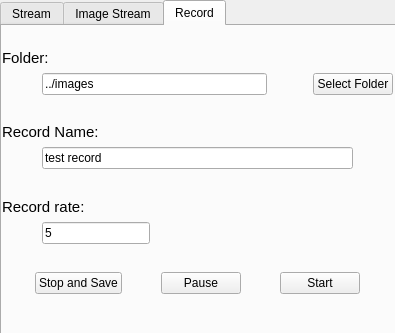
<?xml version="1.0" encoding="UTF-8"?>
<ui version="4.0">
 <class>StreamWindow</class>
 <widget class="QMainWindow" name="StreamWindow">
  <property name="geometry">
   <rect>
    <x>0</x>
    <y>0</y>
    <width>395</width>
    <height>333</height>
   </rect>
  </property>
  <property name="sizePolicy">
   <sizepolicy hsizetype="Fixed" vsizetype="Fixed">
    <horstretch>0</horstretch>
    <verstretch>0</verstretch>
   </sizepolicy>
  </property>
  <property name="windowTitle">
   <string>Bridge</string>
  </property>
  <property name="layoutDirection">
   <enum>Qt::LeftToRight</enum>
  </property>
  <property name="autoFillBackground">
   <bool>false</bool>
  </property>
  <widget class="QWidget" name="centralwidget">
   <widget class="QTabWidget" name="tabWidget">
    <property name="geometry">
     <rect>
      <x>0</x>
      <y>0</y>
      <width>401</width>
      <height>341</height>
     </rect>
    </property>
    <property name="currentIndex">
     <number>2</number>
    </property>
    <widget class="QWidget" name="tab">
     <attribute name="title">
      <string>Stream</string>
     </attribute>
     <widget class="QWidget" name="gridLayoutWidget">
      <property name="geometry">
       <rect>
        <x>-10</x>
        <y>190</y>
        <width>111</width>
        <height>91</height>
       </rect>
      </property>
      <layout class="QGridLayout" name="gridLayout">
       <item row="3" column="0">
        <widget class="QPushButton" name="_updateButton">
         <property name="text">
          <string>Update Bridge</string>
         </property>
        </widget>
       </item>
       <item row="0" column="0">
        <widget class="QLabel" name="_sendRateLabel">
         <property name="maximumSize">
          <size>
           <width>150</width>
           <height>50</height>
          </size>
         </property>
         <property name="font">
          <font>
           <pointsize>10</pointsize>
          </font>
         </property>
         <property name="text">
          <string>Send Rate:</string>
         </property>
        </widget>
       </item>
       <item row="1" column="0">
        <widget class="QSpinBox" name="_sendRateSpin">
         <property name="minimumSize">
          <size>
           <width>35</width>
           <height>0</height>
          </size>
         </property>
         <property name="maximumSize">
          <size>
           <width>50</width>
           <height>16777215</height>
          </size>
         </property>
         <property name="minimum">
          <number>1</number>
         </property>
         <property name="maximum">
          <number>120</number>
         </property>
         <property name="value">
          <number>60</number>
         </property>
        </widget>
       </item>
       <item row="4" column="0">
        <spacer name="verticalSpacer">
         <property name="orientation">
          <enum>Qt::Vertical</enum>
         </property>
         <property name="sizeHint" stdset="0">
          <size>
           <width>20</width>
           <height>40</height>
          </size>
         </property>
        </spacer>
       </item>
      </layout>
     </widget>
     <widget class="QWidget" name="verticalLayoutWidget_2">
      <property name="geometry">
       <rect>
        <x>190</x>
        <y>10</y>
        <width>201</width>
        <height>177</height>
       </rect>
      </property>
      <layout class="QVBoxLayout" name="_trackerLayout_2">
       <property name="leftMargin">
        <number>10</number>
       </property>
       <property name="topMargin">
        <number>10</number>
       </property>
       <property name="rightMargin">
        <number>10</number>
       </property>
       <property name="bottomMargin">
        <number>10</number>
       </property>
       <item>
        <widget class="QLabel" name="_senderLabel">
         <property name="font">
          <font>
           <pointsize>12</pointsize>
          </font>
         </property>
         <property name="text">
          <string>Sender</string>
         </property>
         <property name="alignment">
          <set>Qt::AlignCenter</set>
         </property>
        </widget>
       </item>
       <item>
        <widget class="QComboBox" name="_senderComboBox">
         <property name="minimumSize">
          <size>
           <width>100</width>
           <height>0</height>
          </size>
         </property>
         <property name="maximumSize">
          <size>
           <width>16777215</width>
           <height>16777215</height>
          </size>
         </property>
         <property name="layoutDirection">
          <enum>Qt::LeftToRight</enum>
         </property>
        </widget>
       </item>
       <item>
        <widget class="QLabel" name="_senderHint1">
         <property name="text">
          <string>IP Address:</string>
         </property>
        </widget>
       </item>
       <item>
        <widget class="QLineEdit" name="_senderLine1"/>
       </item>
       <item>
        <widget class="QLabel" name="_senderHint2">
         <property name="text">
          <string>Port n°:</string>
         </property>
        </widget>
       </item>
       <item>
        <widget class="QLineEdit" name="_senderLine2"/>
       </item>
       <item>
        <spacer name="verticalSpacer_2">
         <property name="orientation">
          <enum>Qt::Vertical</enum>
         </property>
         <property name="sizeHint" stdset="0">
          <size>
           <width>20</width>
           <height>40</height>
          </size>
         </property>
        </spacer>
       </item>
      </layout>
     </widget>
     <widget class="QWidget" name="verticalLayoutWidget">
      <property name="geometry">
       <rect>
        <x>-10</x>
        <y>10</y>
        <width>201</width>
        <height>121</height>
       </rect>
      </property>
      <layout class="QVBoxLayout" name="_trackerLayout">
       <property name="leftMargin">
        <number>10</number>
       </property>
       <property name="topMargin">
        <number>10</number>
       </property>
       <property name="rightMargin">
        <number>10</number>
       </property>
       <property name="bottomMargin">
        <number>10</number>
       </property>
       <item>
        <widget class="QLabel" name="_trackerLabel">
         <property name="font">
          <font>
           <pointsize>12</pointsize>
           <weight>50</weight>
           <italic>false</italic>
           <bold>false</bold>
           <underline>false</underline>
           <kerning>true</kerning>
          </font>
         </property>
         <property name="text">
          <string>Position Tracker</string>
         </property>
         <property name="alignment">
          <set>Qt::AlignCenter</set>
         </property>
        </widget>
       </item>
       <item>
        <widget class="QComboBox" name="_trackerComboBox">
         <property name="minimumSize">
          <size>
           <width>100</width>
           <height>0</height>
          </size>
         </property>
         <property name="maximumSize">
          <size>
           <width>16777215</width>
           <height>16777215</height>
          </size>
         </property>
         <property name="layoutDirection">
          <enum>Qt::LeftToRight</enum>
         </property>
        </widget>
       </item>
       <item>
        <widget class="QLabel" name="_trackerHint1">
         <property name="text">
          <string>File Name:</string>
         </property>
        </widget>
       </item>
       <item>
        <widget class="QLineEdit" name="_trackerLine1"/>
       </item>
       <item>
        <spacer name="verticalSpacer_3">
         <property name="orientation">
          <enum>Qt::Vertical</enum>
         </property>
         <property name="sizeHint" stdset="0">
          <size>
           <width>20</width>
           <height>40</height>
          </size>
         </property>
        </spacer>
       </item>
      </layout>
     </widget>
     <widget class="QWidget" name="horizontalLayoutWidget">
      <property name="geometry">
       <rect>
        <x>-10</x>
        <y>280</y>
        <width>401</width>
        <height>31</height>
       </rect>
      </property>
      <layout class="QHBoxLayout" name="horizontalLayout">
       <item>
        <spacer name="horizontalSpacer">
         <property name="orientation">
          <enum>Qt::Horizontal</enum>
         </property>
         <property name="sizeHint" stdset="0">
          <size>
           <width>40</width>
           <height>20</height>
          </size>
         </property>
        </spacer>
       </item>
       <item>
        <widget class="QPushButton" name="_stopButton">
         <property name="text">
          <string>Stop</string>
         </property>
        </widget>
       </item>
       <item>
        <spacer name="horizontalSpacer_2">
         <property name="orientation">
          <enum>Qt::Horizontal</enum>
         </property>
         <property name="sizeHint" stdset="0">
          <size>
           <width>40</width>
           <height>20</height>
          </size>
         </property>
        </spacer>
       </item>
       <item>
        <widget class="QPushButton" name="_startButton">
         <property name="text">
          <string>Start</string>
         </property>
         <property name="flat">
          <bool>false</bool>
         </property>
        </widget>
       </item>
       <item>
        <spacer name="horizontalSpacer_3">
         <property name="orientation">
          <enum>Qt::Horizontal</enum>
         </property>
         <property name="sizeHint" stdset="0">
          <size>
           <width>40</width>
           <height>20</height>
          </size>
         </property>
        </spacer>
       </item>
      </layout>
     </widget>
     <widget class="QWidget" name="gridLayoutWidget_2">
      <property name="geometry">
       <rect>
        <x>100</x>
        <y>190</y>
        <width>291</width>
        <height>91</height>
       </rect>
      </property>
      <layout class="QGridLayout" name="gridLayout_2">
       <item row="0" column="2">
        <widget class="QLabel" name="_infoLabel3">
         <property name="font">
          <font>
           <pointsize>10</pointsize>
          </font>
         </property>
         <property name="text">
          <string>Sender:</string>
         </property>
        </widget>
       </item>
       <item row="0" column="0">
        <widget class="QLabel" name="_infoLabel1">
         <property name="font">
          <font>
           <pointsize>10</pointsize>
          </font>
         </property>
         <property name="text">
          <string>Status:</string>
         </property>
         <property name="wordWrap">
          <bool>true</bool>
         </property>
        </widget>
       </item>
       <item row="2" column="0">
        <spacer name="verticalSpacer_4">
         <property name="orientation">
          <enum>Qt::Vertical</enum>
         </property>
         <property name="sizeHint" stdset="0">
          <size>
           <width>20</width>
           <height>40</height>
          </size>
         </property>
        </spacer>
       </item>
       <item row="1" column="2">
        <widget class="QLabel" name="_senderInfoLabel">
         <property name="text">
          <string>TextLabel</string>
         </property>
         <property name="alignment">
          <set>Qt::AlignLeading|Qt::AlignLeft|Qt::AlignTop</set>
         </property>
        </widget>
       </item>
       <item row="0" column="3">
        <widget class="QLabel" name="_infoLabel4">
         <property name="font">
          <font>
           <pointsize>10</pointsize>
          </font>
         </property>
         <property name="text">
          <string>Send Rate:</string>
         </property>
        </widget>
       </item>
       <item row="2" column="3">
        <spacer name="verticalSpacer_7">
         <property name="orientation">
          <enum>Qt::Vertical</enum>
         </property>
         <property name="sizeHint" stdset="0">
          <size>
           <width>20</width>
           <height>40</height>
          </size>
         </property>
        </spacer>
       </item>
       <item row="1" column="1">
        <widget class="QLabel" name="_trackerInfoLabel">
         <property name="text">
          <string>TextLabel</string>
         </property>
         <property name="alignment">
          <set>Qt::AlignLeading|Qt::AlignLeft|Qt::AlignTop</set>
         </property>
        </widget>
       </item>
       <item row="2" column="1">
        <spacer name="verticalSpacer_5">
         <property name="orientation">
          <enum>Qt::Vertical</enum>
         </property>
         <property name="sizeHint" stdset="0">
          <size>
           <width>20</width>
           <height>40</height>
          </size>
         </property>
        </spacer>
       </item>
       <item row="0" column="1">
        <widget class="QLabel" name="_infoLabel2">
         <property name="font">
          <font>
           <pointsize>10</pointsize>
          </font>
         </property>
         <property name="text">
          <string>Tracker:</string>
         </property>
        </widget>
       </item>
       <item row="2" column="2">
        <spacer name="verticalSpacer_6">
         <property name="orientation">
          <enum>Qt::Vertical</enum>
         </property>
         <property name="sizeHint" stdset="0">
          <size>
           <width>20</width>
           <height>40</height>
          </size>
         </property>
        </spacer>
       </item>
       <item row="1" column="0">
        <widget class="QLabel" name="_statusInfoLabel">
         <property name="text">
          <string>TextLabel</string>
         </property>
         <property name="alignment">
          <set>Qt::AlignLeading|Qt::AlignLeft|Qt::AlignTop</set>
         </property>
        </widget>
       </item>
       <item row="1" column="3">
        <widget class="QLabel" name="_sendRateInfoLabel">
         <property name="text">
          <string>TextLabel</string>
         </property>
         <property name="alignment">
          <set>Qt::AlignLeading|Qt::AlignLeft|Qt::AlignTop</set>
         </property>
        </widget>
       </item>
       <item row="3" column="0" colspan="4">
        <widget class="QLabel" name="_infoLabel">
         <property name="text">
          <string/>
         </property>
        </widget>
       </item>
      </layout>
     </widget>
    </widget>
    <widget class="QWidget" name="tab_2">
     <attribute name="title">
      <string>Image Stream</string>
     </attribute>
     <layout class="QVBoxLayout" name="verticalLayout">
      <property name="leftMargin">
       <number>10</number>
      </property>
      <property name="topMargin">
       <number>10</number>
      </property>
      <property name="rightMargin">
       <number>10</number>
      </property>
      <property name="bottomMargin">
       <number>10</number>
      </property>
      <item>
       <widget class="QLabel" name="label_3">
        <property name="font">
         <font>
          <pointsize>11</pointsize>
         </font>
        </property>
        <property name="text">
         <string>Source:</string>
        </property>
       </widget>
      </item>
      <item>
       <layout class="QHBoxLayout" name="horizontalLayout_5">
        <property name="leftMargin">
         <number>10</number>
        </property>
        <property name="topMargin">
         <number>10</number>
        </property>
        <property name="rightMargin">
         <number>10</number>
        </property>
        <property name="bottomMargin">
         <number>10</number>
        </property>
        <item>
         <widget class="QComboBox" name="_sourceCombo">
          <property name="sizePolicy">
           <sizepolicy hsizetype="Minimum" vsizetype="Fixed">
            <horstretch>0</horstretch>
            <verstretch>0</verstretch>
           </sizepolicy>
          </property>
          <property name="minimumSize">
           <size>
            <width>195</width>
            <height>0</height>
           </size>
          </property>
          <property name="currentText">
           <string/>
          </property>
         </widget>
        </item>
        <item>
         <spacer name="horizontalSpacer_8">
          <property name="orientation">
           <enum>Qt::Horizontal</enum>
          </property>
          <property name="sizeHint" stdset="0">
           <size>
            <width>40</width>
            <height>20</height>
           </size>
          </property>
         </spacer>
        </item>
       </layout>
      </item>
      <item>
       <widget class="QLabel" name="_folderLabel">
        <property name="font">
         <font>
          <pointsize>11</pointsize>
         </font>
        </property>
        <property name="text">
         <string>Folder: </string>
        </property>
       </widget>
      </item>
      <item>
       <layout class="QHBoxLayout" name="horizontalLayout">
        <property name="leftMargin">
         <number>10</number>
        </property>
        <property name="topMargin">
         <number>10</number>
        </property>
        <property name="rightMargin">
         <number>10</number>
        </property>
        <property name="bottomMargin">
         <number>10</number>
        </property>
        <item>
         <widget class="QLineEdit" name="_folderName"/>
        </item>
        <item>
         <spacer name="horizontalSpacer_3">
          <property name="orientation">
           <enum>Qt::Horizontal</enum>
          </property>
          <property name="sizeType">
           <enum>QSizePolicy::Minimum</enum>
          </property>
          <property name="sizeHint" stdset="0">
           <size>
            <width>40</width>
            <height>20</height>
           </size>
          </property>
         </spacer>
        </item>
        <item>
         <widget class="QPushButton" name="_selectFolder">
          <property name="sizePolicy">
           <sizepolicy hsizetype="Minimum" vsizetype="Fixed">
            <horstretch>0</horstretch>
            <verstretch>0</verstretch>
           </sizepolicy>
          </property>
          <property name="text">
           <string>Select Folder</string>
          </property>
         </widget>
        </item>
       </layout>
      </item>
      <item>
       <layout class="QHBoxLayout" name="horizontalLayout_6">
        <item>
         <widget class="QPushButton" name="_updateStream">
          <property name="text">
           <string>Update</string>
          </property>
         </widget>
        </item>
        <item>
         <spacer name="horizontalSpacer_10">
          <property name="orientation">
           <enum>Qt::Horizontal</enum>
          </property>
          <property name="sizeHint" stdset="0">
           <size>
            <width>40</width>
            <height>20</height>
           </size>
          </property>
         </spacer>
        </item>
       </layout>
      </item>
      <item>
       <layout class="QHBoxLayout" name="horizontalLayout_4">
        <item>
         <widget class="QLabel" name="label">
          <property name="font">
           <font>
            <pointsize>11</pointsize>
           </font>
          </property>
          <property name="text">
           <string>Ip Address:</string>
          </property>
         </widget>
        </item>
        <item>
         <spacer name="horizontalSpacer_6">
          <property name="orientation">
           <enum>Qt::Horizontal</enum>
          </property>
          <property name="sizeHint" stdset="0">
           <size>
            <width>40</width>
            <height>20</height>
           </size>
          </property>
         </spacer>
        </item>
        <item>
         <widget class="QLabel" name="label_4">
          <property name="font">
           <font>
            <pointsize>11</pointsize>
           </font>
          </property>
          <property name="text">
           <string>Send Rate:</string>
          </property>
         </widget>
        </item>
        <item>
         <spacer name="horizontalSpacer_9">
          <property name="orientation">
           <enum>Qt::Horizontal</enum>
          </property>
          <property name="sizeHint" stdset="0">
           <size>
            <width>40</width>
            <height>20</height>
           </size>
          </property>
         </spacer>
        </item>
       </layout>
      </item>
      <item>
       <layout class="QHBoxLayout" name="horizontalLayout_3">
        <property name="leftMargin">
         <number>10</number>
        </property>
        <property name="rightMargin">
         <number>10</number>
        </property>
        <item>
         <widget class="QLineEdit" name="_ipAddress">
          <property name="sizePolicy">
           <sizepolicy hsizetype="Fixed" vsizetype="Fixed">
            <horstretch>0</horstretch>
            <verstretch>0</verstretch>
           </sizepolicy>
          </property>
          <property name="minimumSize">
           <size>
            <width>195</width>
            <height>0</height>
           </size>
          </property>
         </widget>
        </item>
        <item>
         <spacer name="horizontalSpacer_5">
          <property name="orientation">
           <enum>Qt::Horizontal</enum>
          </property>
          <property name="sizeHint" stdset="0">
           <size>
            <width>40</width>
            <height>20</height>
           </size>
          </property>
         </spacer>
        </item>
        <item>
         <widget class="QLineEdit" name="_sendRateEdit"/>
        </item>
        <item>
         <spacer name="horizontalSpacer_4">
          <property name="orientation">
           <enum>Qt::Horizontal</enum>
          </property>
          <property name="sizeHint" stdset="0">
           <size>
            <width>40</width>
            <height>20</height>
           </size>
          </property>
         </spacer>
        </item>
       </layout>
      </item>
      <item>
       <layout class="QHBoxLayout" name="horizontalLayout_2">
        <item>
         <spacer name="horizontalSpacer">
          <property name="orientation">
           <enum>Qt::Horizontal</enum>
          </property>
          <property name="sizeHint" stdset="0">
           <size>
            <width>40</width>
            <height>20</height>
           </size>
          </property>
         </spacer>
        </item>
        <item>
         <widget class="QPushButton" name="_streamStop">
          <property name="text">
           <string>Stop</string>
          </property>
         </widget>
        </item>
        <item>
         <spacer name="horizontalSpacer_2">
          <property name="orientation">
           <enum>Qt::Horizontal</enum>
          </property>
          <property name="sizeHint" stdset="0">
           <size>
            <width>40</width>
            <height>20</height>
           </size>
          </property>
         </spacer>
        </item>
        <item>
         <widget class="QPushButton" name="_streamStart">
          <property name="text">
           <string>Start</string>
          </property>
         </widget>
        </item>
        <item>
         <spacer name="horizontalSpacer_7">
          <property name="orientation">
           <enum>Qt::Horizontal</enum>
          </property>
          <property name="sizeHint" stdset="0">
           <size>
            <width>40</width>
            <height>20</height>
           </size>
          </property>
         </spacer>
        </item>
       </layout>
      </item>
      <item>
       <widget class="QLabel" name="_label">
        <property name="text">
         <string/>
        </property>
        <property name="alignment">
         <set>Qt::AlignCenter</set>
        </property>
       </widget>
      </item>
     </layout>
    </widget>
    <widget class="QWidget" name="tab_3">
     <attribute name="title">
      <string>Record</string>
     </attribute>
     <widget class="QWidget" name="verticalLayoutWidget_3">
      <property name="geometry">
       <rect>
        <x>0</x>
        <y>0</y>
        <width>391</width>
        <height>311</height>
       </rect>
      </property>
      <layout class="QVBoxLayout" name="verticalLayout_2">
       <item>
        <spacer name="verticalSpacer_12">
         <property name="orientation">
          <enum>Qt::Vertical</enum>
         </property>
         <property name="sizeHint" stdset="0">
          <size>
           <width>20</width>
           <height>40</height>
          </size>
         </property>
        </spacer>
       </item>
       <item>
        <widget class="QLabel" name="label_2">
         <property name="font">
          <font>
           <pointsize>11</pointsize>
          </font>
         </property>
         <property name="text">
          <string>Folder:</string>
         </property>
        </widget>
       </item>
       <item>
        <layout class="QHBoxLayout" name="horizontalLayout_9">
         <item>
          <spacer name="horizontalSpacer_15">
           <property name="orientation">
            <enum>Qt::Horizontal</enum>
           </property>
           <property name="sizeType">
            <enum>QSizePolicy::Maximum</enum>
           </property>
           <property name="sizeHint" stdset="0">
            <size>
             <width>40</width>
             <height>20</height>
            </size>
           </property>
          </spacer>
         </item>
         <item>
          <widget class="QLineEdit" name="_recordFolderEdit">
           <property name="text">
            <string>../images</string>
           </property>
          </widget>
         </item>
         <item>
          <spacer name="horizontalSpacer_14">
           <property name="orientation">
            <enum>Qt::Horizontal</enum>
           </property>
           <property name="sizeType">
            <enum>QSizePolicy::Maximum</enum>
           </property>
           <property name="sizeHint" stdset="0">
            <size>
             <width>40</width>
             <height>20</height>
            </size>
           </property>
          </spacer>
         </item>
         <item>
          <widget class="QPushButton" name="_recordSelect">
           <property name="text">
            <string>Select Folder</string>
           </property>
          </widget>
         </item>
        </layout>
       </item>
       <item>
        <spacer name="verticalSpacer_11">
         <property name="orientation">
          <enum>Qt::Vertical</enum>
         </property>
         <property name="sizeHint" stdset="0">
          <size>
           <width>20</width>
           <height>40</height>
          </size>
         </property>
        </spacer>
       </item>
       <item>
        <widget class="QLabel" name="label_5">
         <property name="font">
          <font>
           <pointsize>11</pointsize>
          </font>
         </property>
         <property name="text">
          <string>Record Name:</string>
         </property>
        </widget>
       </item>
       <item>
        <layout class="QHBoxLayout" name="horizontalLayout_10">
         <item>
          <spacer name="horizontalSpacer_16">
           <property name="orientation">
            <enum>Qt::Horizontal</enum>
           </property>
           <property name="sizeType">
            <enum>QSizePolicy::Maximum</enum>
           </property>
           <property name="sizeHint" stdset="0">
            <size>
             <width>40</width>
             <height>20</height>
            </size>
           </property>
          </spacer>
         </item>
         <item>
          <widget class="QLineEdit" name="_recordNameEdit">
           <property name="text">
            <string>test record</string>
           </property>
          </widget>
         </item>
         <item>
          <spacer name="horizontalSpacer_17">
           <property name="orientation">
            <enum>Qt::Horizontal</enum>
           </property>
           <property name="sizeType">
            <enum>QSizePolicy::Maximum</enum>
           </property>
           <property name="sizeHint" stdset="0">
            <size>
             <width>40</width>
             <height>20</height>
            </size>
           </property>
          </spacer>
         </item>
        </layout>
       </item>
       <item>
        <spacer name="verticalSpacer_10">
         <property name="orientation">
          <enum>Qt::Vertical</enum>
         </property>
         <property name="sizeHint" stdset="0">
          <size>
           <width>20</width>
           <height>40</height>
          </size>
         </property>
        </spacer>
       </item>
       <item>
        <widget class="QLabel" name="label_6">
         <property name="font">
          <font>
           <pointsize>11</pointsize>
          </font>
         </property>
         <property name="text">
          <string>Record rate:</string>
         </property>
        </widget>
       </item>
       <item>
        <layout class="QHBoxLayout" name="horizontalLayout_11">
         <item>
          <spacer name="horizontalSpacer_19">
           <property name="orientation">
            <enum>Qt::Horizontal</enum>
           </property>
           <property name="sizeType">
            <enum>QSizePolicy::Maximum</enum>
           </property>
           <property name="sizeHint" stdset="0">
            <size>
             <width>40</width>
             <height>20</height>
            </size>
           </property>
          </spacer>
         </item>
         <item>
          <widget class="QLineEdit" name="_recordRateEdit">
           <property name="sizePolicy">
            <sizepolicy hsizetype="Maximum" vsizetype="Fixed">
             <horstretch>0</horstretch>
             <verstretch>0</verstretch>
            </sizepolicy>
           </property>
           <property name="text">
            <string>5</string>
           </property>
          </widget>
         </item>
         <item>
          <spacer name="horizontalSpacer_18">
           <property name="orientation">
            <enum>Qt::Horizontal</enum>
           </property>
           <property name="sizeHint" stdset="0">
            <size>
             <width>40</width>
             <height>20</height>
            </size>
           </property>
          </spacer>
         </item>
        </layout>
       </item>
       <item>
        <spacer name="verticalSpacer_9">
         <property name="orientation">
          <enum>Qt::Vertical</enum>
         </property>
         <property name="sizeHint" stdset="0">
          <size>
           <width>20</width>
           <height>40</height>
          </size>
         </property>
        </spacer>
       </item>
       <item>
        <layout class="QHBoxLayout" name="horizontalLayout_8">
         <item>
          <spacer name="horizontalSpacer_12">
           <property name="orientation">
            <enum>Qt::Horizontal</enum>
           </property>
           <property name="sizeHint" stdset="0">
            <size>
             <width>40</width>
             <height>20</height>
            </size>
           </property>
          </spacer>
         </item>
         <item>
          <widget class="QPushButton" name="_stopRecord">
           <property name="text">
            <string>Stop and Save</string>
           </property>
          </widget>
         </item>
         <item>
          <spacer name="horizontalSpacer_11">
           <property name="orientation">
            <enum>Qt::Horizontal</enum>
           </property>
           <property name="sizeHint" stdset="0">
            <size>
             <width>40</width>
             <height>20</height>
            </size>
           </property>
          </spacer>
         </item>
         <item>
          <widget class="QPushButton" name="_pauseRecord">
           <property name="text">
            <string>Pause</string>
           </property>
          </widget>
         </item>
         <item>
          <spacer name="horizontalSpacer_20">
           <property name="orientation">
            <enum>Qt::Horizontal</enum>
           </property>
           <property name="sizeHint" stdset="0">
            <size>
             <width>40</width>
             <height>20</height>
            </size>
           </property>
          </spacer>
         </item>
         <item>
          <widget class="QPushButton" name="_startRecord">
           <property name="text">
            <string>Start</string>
           </property>
          </widget>
         </item>
         <item>
          <spacer name="horizontalSpacer_13">
           <property name="orientation">
            <enum>Qt::Horizontal</enum>
           </property>
           <property name="sizeHint" stdset="0">
            <size>
             <width>40</width>
             <height>20</height>
            </size>
           </property>
          </spacer>
         </item>
        </layout>
       </item>
       <item>
        <spacer name="verticalSpacer_8">
         <property name="orientation">
          <enum>Qt::Vertical</enum>
         </property>
         <property name="sizeHint" stdset="0">
          <size>
           <width>20</width>
           <height>40</height>
          </size>
         </property>
        </spacer>
       </item>
       <item>
        <widget class="QLabel" name="_recordMessage">
         <property name="text">
          <string/>
         </property>
        </widget>
       </item>
      </layout>
     </widget>
    </widget>
   </widget>
  </widget>
 </widget>
 <resources/>
 <connections/>
</ui>
